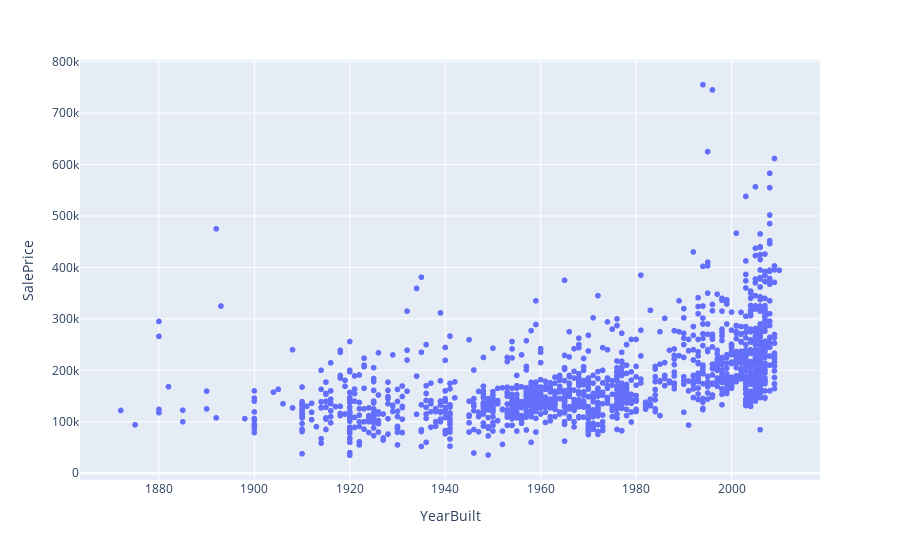

Notebook cell for this chart:
### Code cell
fig = px.scatter(a, x='YearBuilt',y='SalePrice')
fig.show()

### Figure 1 — Plotly figure (JSON) as saved in the notebook; plotly's stock layout.template omitted (floating-point values rounded to 4 significant figures; data arrays with more than 128 entries replaced by an {"elided": "..."} marker saying what was removed)
{"data": [{"hovertemplate": "YearBuilt=%{x}<br>SalePrice=%{y}<extra></extra>", "legendgroup": "", "marker": {"color": "#636efa", "symbol": "circle"}, "mode": "markers", "name": "", "showlegend": false, "type": "scattergl", "x": {"elided": "1460 int values"}, "xaxis": "x", "y": {"elided": "1460 int values"}, "yaxis": "y"}], "layout": {"legend": {"tracegroupgap": 0}, "margin": {"t": 60}, "xaxis": {"anchor": "y", "domain": [0, 1], "title": {"text": "YearBuilt"}}, "yaxis": {"anchor": "x", "domain": [0, 1], "title": {"text": "SalePrice"}}}}
